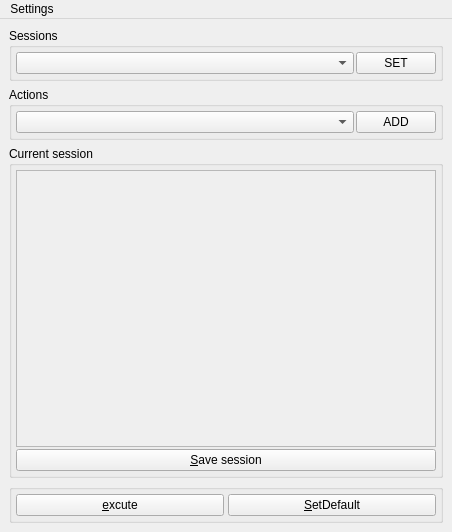
<?xml version="1.0" encoding="UTF-8"?>
<ui version="4.0">
 <class>session_form</class>
 <widget class="QMainWindow" name="session_form">
  <property name="geometry">
   <rect>
    <x>0</x>
    <y>0</y>
    <width>452</width>
    <height>532</height>
   </rect>
  </property>
  <property name="windowTitle">
   <string>Master Reload V 2.0</string>
  </property>
  <widget class="QWidget" name="centralwidget">
   <layout class="QVBoxLayout" name="verticalLayout_2">
    <item>
     <widget class="QGroupBox" name="sessionGB">
      <property name="title">
       <string>Sessions</string>
      </property>
      <layout class="QHBoxLayout" name="horizontalLayout_6">
       <property name="spacing">
        <number>2</number>
       </property>
       <property name="margin">
        <number>4</number>
       </property>
       <item>
        <widget class="QComboBox" name="sessionsCB">
         <property name="sizePolicy">
          <sizepolicy hsizetype="Expanding" vsizetype="Fixed">
           <horstretch>0</horstretch>
           <verstretch>0</verstretch>
          </sizepolicy>
         </property>
        </widget>
       </item>
       <item>
        <widget class="QPushButton" name="setSessionPB">
         <property name="text">
          <string>SET</string>
         </property>
        </widget>
       </item>
      </layout>
     </widget>
    </item>
    <item>
     <widget class="QGroupBox" name="actionsGB">
      <property name="title">
       <string>Actions</string>
      </property>
      <layout class="QHBoxLayout" name="horizontalLayout_4">
       <property name="spacing">
        <number>2</number>
       </property>
       <property name="margin">
        <number>4</number>
       </property>
       <item>
        <widget class="QComboBox" name="actionsCB">
         <property name="sizePolicy">
          <sizepolicy hsizetype="Expanding" vsizetype="Fixed">
           <horstretch>0</horstretch>
           <verstretch>0</verstretch>
          </sizepolicy>
         </property>
        </widget>
       </item>
       <item>
        <widget class="QPushButton" name="addPB">
         <property name="text">
          <string>ADD</string>
         </property>
        </widget>
       </item>
      </layout>
     </widget>
    </item>
    <item>
     <widget class="QGroupBox" name="currentSessionGB">
      <property name="title">
       <string>Current session</string>
      </property>
      <layout class="QVBoxLayout" name="verticalLayout">
       <property name="spacing">
        <number>2</number>
       </property>
       <property name="margin">
        <number>4</number>
       </property>
       <item>
        <widget class="QScrollArea" name="sessionSCR">
         <property name="widgetResizable">
          <bool>true</bool>
         </property>
         <widget class="QWidget" name="scrollAreaWidgetContents">
          <property name="geometry">
           <rect>
            <x>0</x>
            <y>0</y>
            <width>422</width>
            <height>300</height>
           </rect>
          </property>
          <layout class="QVBoxLayout" name="verticalLayout_5">
           <property name="spacing">
            <number>1</number>
           </property>
           <property name="margin">
            <number>1</number>
           </property>
          </layout>
         </widget>
        </widget>
       </item>
       <item>
        <widget class="QPushButton" name="savePB">
         <property name="text">
          <string>&amp;Save session</string>
         </property>
        </widget>
       </item>
      </layout>
     </widget>
    </item>
    <item>
     <widget class="QGroupBox" name="runsGB">
      <property name="title">
       <string/>
      </property>
      <layout class="QHBoxLayout" name="horizontalLayout">
       <property name="spacing">
        <number>4</number>
       </property>
       <property name="margin">
        <number>4</number>
       </property>
       <item>
        <widget class="QPushButton" name="executePB">
         <property name="text">
          <string>&amp;excute</string>
         </property>
        </widget>
       </item>
       <item>
        <widget class="QPushButton" name="setDefaultPB">
         <property name="text">
          <string>&amp;SetDefault</string>
         </property>
        </widget>
       </item>
      </layout>
     </widget>
    </item>
   </layout>
  </widget>
  <widget class="QMenuBar" name="menuBar">
   <property name="geometry">
    <rect>
     <x>0</x>
     <y>0</y>
     <width>452</width>
     <height>21</height>
    </rect>
   </property>
   <widget class="QMenu" name="menuSettings">
    <property name="title">
     <string>Settings</string>
    </property>
    <addaction name="actionSession_Path"/>
   </widget>
   <addaction name="menuSettings"/>
  </widget>
  <action name="actionSession_Path">
   <property name="text">
    <string>Set session &amp;Path</string>
   </property>
  </action>
 </widget>
 <resources/>
 <connections/>
</ui>
